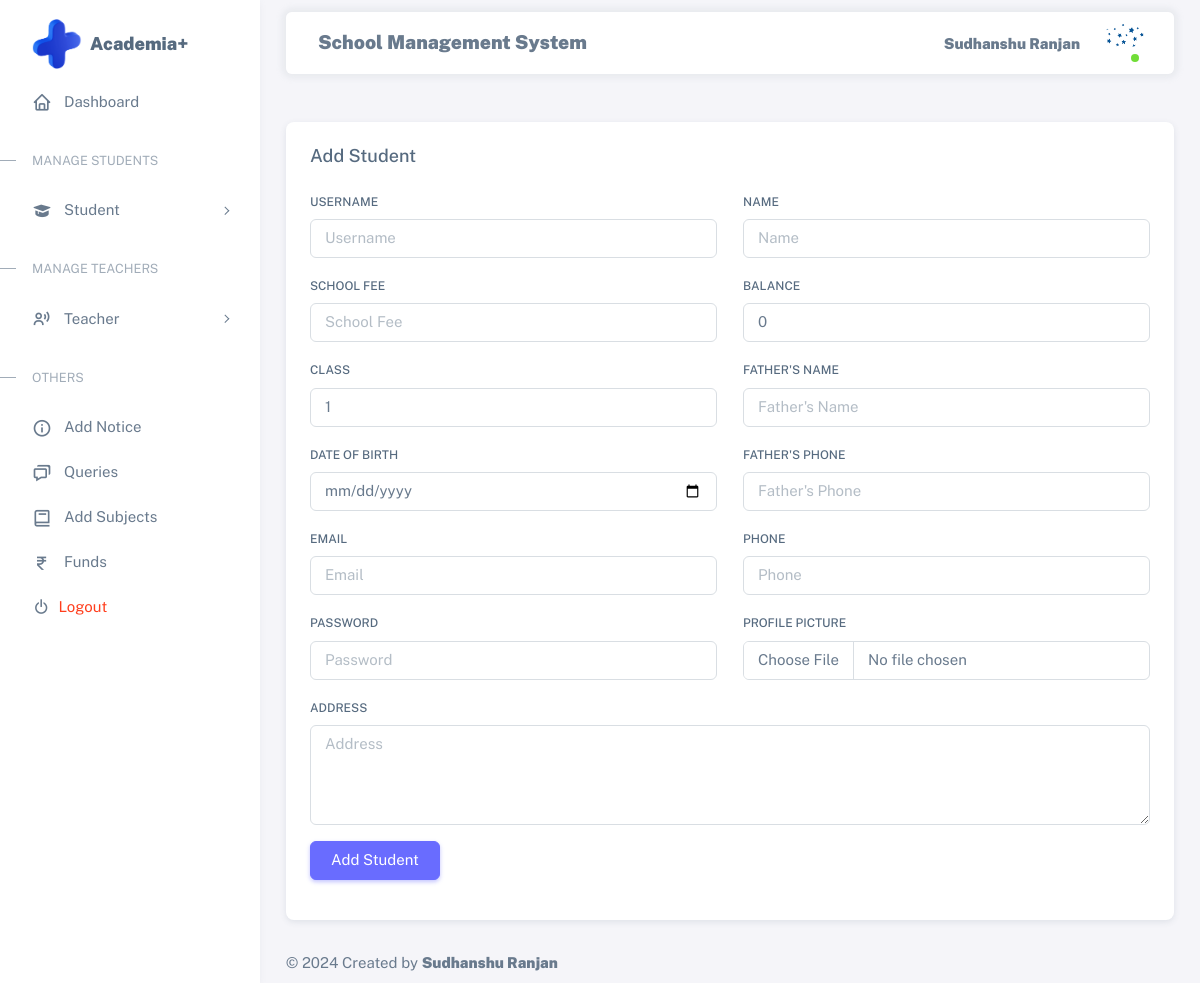
Screenshot of /addstudent/ (signed in) with the database file from the repository.
### asms_app/models.py (models this page shows)
class AcedemiaAdmin(models.Model):
    admin = models.BooleanField(default=True)
    utype = models.CharField(max_length=20,default='Admin')
    name = models.CharField(max_length=50)
    username = models.CharField(max_length=100, primary_key=True)
    password = models.CharField(max_length=32)
    pic = models.FileField(max_length=100, upload_to='Admin/')

### asms_app/views.py (the view, shortened to what this page needs)
# urls.py: path('addstudent/', addstudent, name='addstudent'),
def addstudent(request):
    key = request.session.get('session_key')
    class_values = range(1, 11)
    user = None
    if key:
        try:
            user = AcedemiaAdmin.objects.get(username=key)
        except:
            return redirect('home')
    return render(request, 'addstudent.html', {'user':user, 'class':class_values})

### asms_app/templates/addstudent.html (shortened to what this page needs)
{%extends 'base.html'%}
{%block content%}
<div class="container mt-5">
    <form method="POST" enctype="multipart/form-data">
        <div class="row">
            <div class="col-md-12">
                <div class="card mb-4">
                    <h5 class="card-header">Add Student</h5>
                    <div class="card-body">
                        <div class="row mb-3">
                            <div class="col-md-6">
                                <label for="username" class="form-label">Username</label>
                                <input type="text" class="form-control" id="username" name="username"
                                    placeholder="Username" required>
                            </div>
                            <div class="col-md-6">
                                <label for="name" class="form-label">Name</label>
                                <input type="text" class="form-control" id="name" name="name" placeholder="Name"
                                    required>
                            </div>
                        </div>
                        <div class="row mb-3">
                            <div class="col-md-6">
                                <label for="sfee" class="form-label">School Fee</label>
                                <input type="number" class="form-control" id="sfee" name="sfee" placeholder="School Fee"
                                    required>
                            </div>
                            <div class="col-md-6">
                                <label for="balance" class="form-label">Balance</label>
                                <input type="number" class="form-control" id="balance" name="balance"
                                    placeholder="Balance" value="0">
                            </div>
                        </div>
                        <div class="row mb-3">
                            <div class="col-md-6">
                                <label for="sclass" class="form-label">Class</label>
                                <select class="form-control" id="sclass" name="sclass" required>
                                    {% for value in class %}
                                    <option value="{{ value }}">{{ value }}</option>
                                    {% endfor %}
                                </select>
                            </div>
                            <div class="col-md-6">
                                <label for="fathers_name" class="form-label">Father's Name</label>
                                <input type="text" class="form-control" id="fathers_name" name="fathers_name"
                                    placeholder="Father's Name" required>
                            </div>
                        </div>
                        <div class="row mb-3">
                            <div class="col-md-6">
                                <label for="DoB" class="form-label">Date of Birth</label>
                                <input type="date" class="form-control" id="DoB" name="DoB" placeholder="Date of Birth"
                                    required>
                            </div>
                            <div class="col-md-6">
                                <label for="fathers_phone" class="form-label">Father's Phone</label>
                                <input type="text" class="form-control" id="fathers_phone" name="fathers_phone"
                                    placeholder="Father's Phone" required>
                            </div>
                        </div>
                        <div class="row mb-3">
                            <div class="col-md-6">
                                <label for="email" class="form-label">Email</label>
                                <input type="email" class="form-control" id="email" name="email" placeholder="Email"
                                    required>
                            </div>
                            <div class="col-md-6">
                                <label for="phone" class="form-label">Phone</label>
                                <input type="text" class="form-control" id="phone" name="phone" placeholder="Phone"
                                    required>
                            </div>
                        </div>
                        <div class="row mb-3">
                            <div class="col-md-6">
                                <label for="password" class="form-label">Password</label>
                                <input type="password" class="form-control" id="password" name="password"
                                    placeholder="Password" required>
                            </div>
                            <div class="col-md-6">
                                <label for="pic" class="form-label">Profile Picture</label>
                                <input type="file" class="form-control" id="pic" name="pic"
                                    placeholder="Profile Picture" required>
                            </div>
                        </div>
                        <div class="row mb-3">
                            <div class="col-md-12">
                                <label for="address" class="form-label">Address</label>
                                <textarea class="form-control" id="address" name="address" placeholder="Address"
                                    style="height: 100px" required></textarea>
                            </div>
                        </div>
                        <div class="row mb-3">
                            <div class="col-md-12">
                                <button type="submit" class="btn btn-primary">Add Student</button>
                            </div>
                        </div>
                    </div>
                </div>
            </div>
        </div>
    </form>
</div>
{%endblock%}

### asms_app/templates/dashboard.html (shortened to what this page needs)
{%load static%}
<div class="layout-wrapper layout-content-navbar">
    <div class="layout-container">
<aside id="layout-menu" class="layout-menu menu-vertical menu bg-menu-theme">
    <div class="app-brand demo">
      <img src="{%static 'images/plus.png'%}" style="height: 50px; width: 50px;" alt="">
        <a href="/dashboard/" class="app-brand-link">
            <span class="app-brand-text menu-text fw-bolder ms-2 fs-5">Academia+</span>
        </a>
    </div>
    <ul class="menu-inner py-1">
        <li class="menu-item active">
            <a href="/dashboard/" class="menu-link">
                <i class="menu-icon tf-icons bx bx-home"></i>
                <div data-i18n="Analytics">Dashboard</div>
            </a>
        </li>
        <li class="menu-header small text-uppercase"><span class="menu-header-text">Manage Students</span></li>
        <li class="menu-item">
            <a href="javascript:void(0);" class="menu-link menu-toggle">
                <i class="menu-icon tf-icons bx bxs-graduation"></i>
                <div data-i18n="Layouts">Student</div>
            </a>
        </li>
        <li class="menu-header small text-uppercase"><span class="menu-header-text">Manage Teachers</span></li>
        <li class="menu-item">
            <a href="javascript:void(0);" class="menu-link menu-toggle">
                <i class="menu-icon tf-icons bx bx-user-voice"></i>
                <div data-i18n="Layouts">Teacher</div>
            </a>
        </li>
        <li class="menu-header small text-uppercase"><span class="menu-header-text">Others</span></li>
        {%if user.student%}
        <li class="menu-item">
          <a href="/view_notice/" class="menu-link">
              <i class="menu-icon tf-icons bx bx-info-circle"></i>
              <div data-i18n="Basic">View Notice</div>
          </a>
      </li>
      <li class="menu-item">
        <a href="/post_query/" class="menu-link">
          <i class="menu-icon tf-icons bx bx-message-square-dots"></i>
            <div data-i18n="Basic">Post Queries</div>
        </a>
    </li>
    <li class="menu-item">
      <a href="/all_queries/" class="menu-link">
          <i class="menu-icon tf-icons bx bx-chat"></i>
          <div data-i18n="Basic">All Queries</div>
      </a>
  </li>
        {%else%}
        <li class="menu-item">
            <a href="/notice/" class="menu-link">
                <i class="menu-icon tf-icons bx bx-info-circle"></i>
                <div data-i18n="Basic">Add Notice</div>
            </a>
        </li>
        <li class="menu-item">
          <a href="/all_queries/" class="menu-link">
              <i class="menu-icon tf-icons bx bx-chat"></i>
              <div data-i18n="Basic">Queries</div>
          </a>
      </li>
        {%endif%}
        {%if user.admin%}
        <li class="menu-item">
          <a href="/addsubjects/" class="menu-link">
              <i class="menu-icon tf-icons bx bx-book"></i>
              <div data-i18n="Basic">Add Subjects</div>
          </a>
      </li>
        <li class="menu-item">
            <a href="/funds/" class="menu-link">
                <i class="menu-icon tf-icons bx bx-rupee"></i>
                <div data-i18n="Basic">Funds</div>
            </a>
        </li>
        {%endif%}
        <li class="menu-item">
            <a href="/logout/" target="_blank" class="menu-link">
                <i class="bx bx-power-off me-2"></i>
                <div data-i18n="Documentation" class="text-danger">Logout</div>
            </a>
        </li>
    </ul>
</aside>
      <div class="layout-page">
        <nav
          class="layout-navbar container-xxl navbar navbar-expand-xl navbar-detached align-items-center bg-navbar-theme"
          id="layout-navbar"
        >
          <div class="navbar-nav-right d-flex align-items-center" id="navbar-collapse">
            <span class="menu-text fw-bolder ms-2" style="font-size: 1.6vw;">School Management System</span>
            <ul class="navbar-nav flex-row align-items-center ms-auto">
              <li class="nav-item lh-1 me-3">
                <p class="mt-3 fw-bolder">{{user.name}}</p>
              </li>
              <li class="nav-item navbar-dropdown dropdown-user dropdown">
                <a class="nav-link dropdown-toggle hide-arrow" href="javascript:void(0);" data-bs-toggle="dropdown">
                  <div class="avatar avatar-online">
                    <img src="{{user.pic.url}}" alt class="w-px-40 h-auto rounded-circle" />
                  </div>
                </a>
              </li>
            </ul>
          </div>
        </nav>
        <div class="content-wrapper">

### asms_app/static/assets/css/demo.css (style rules this page uses)
.menu .app-brand.demo { height: 64px; margin-top: 12px; }

### rows the page displays
AcedemiaAdmin: name "Sudhanshu Ranjan", pic (picture)

### other values shown
form field sclass "1"
